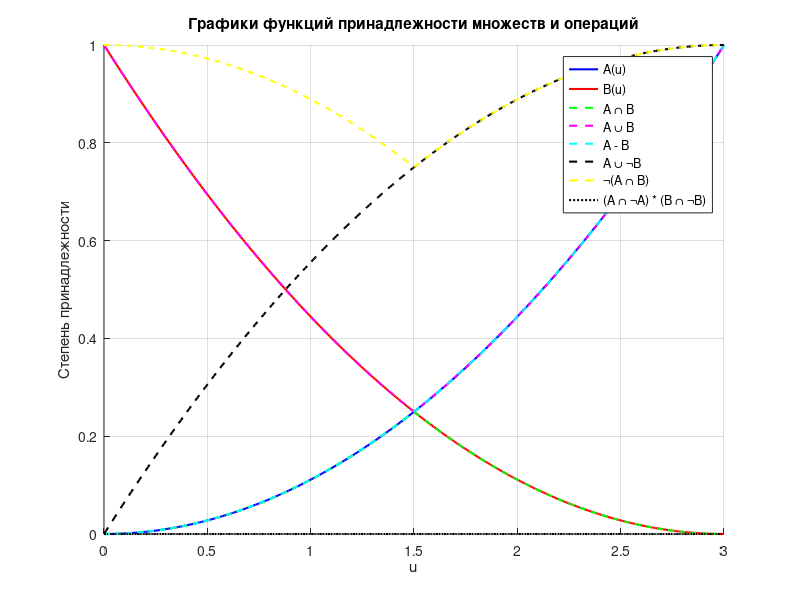

Write the MATLAB code that produced this figure.
% Определение диапазона значений
u = linspace(0, 3, 300); % от 0 до 3

% ФП для A
A_values = (u.^2) / 9;

% ФП для B
B_values = ((u - 3).^2) / 9;


intersection_AB_values = min(A_values, B_values);

union_AB_values = max(A_values, B_values);

neg_B_values = max(1 - B_values, 0);

% A ∩ ¬B
difference_AB_values = min(A_values, neg_B_values); % Убедимся в неотрицательности

% A ∪ ¬B
union_A_negB_values = max(A_values, neg_B_values);

% ¬(A ∩ B)
neg_intersection_AB_values = 1 - intersection_AB_values;

% (A ∩ ¬A) * (B ∩ ¬B)
product_diff_A_B = zeros(size(A_values)); % Всегда = 0

% Построение графиков функций принадлежности
figure;
hold on;

% Графики для множеств A и B
plot(u, A_values, 'b', 'LineWidth', 1.5, 'DisplayName', 'A(u)');
plot(u, B_values, 'r', 'LineWidth', 1.5, 'DisplayName', 'B(u)');

% Графики для операций
plot(u, intersection_AB_values, 'g--', 'LineWidth', 1.5, 'DisplayName', 'A ∩ B');
plot(u, union_AB_values, 'm--', 'LineWidth', 1.5, 'DisplayName', 'A ∪ B');
plot(u, difference_AB_values, 'c--', 'LineWidth', 1.5, 'DisplayName', 'A - B');
plot(u, union_A_negB_values, 'k--', 'LineWidth', 1.5, 'DisplayName', 'A ∪ ¬B');
plot(u, neg_intersection_AB_values, 'y--', 'LineWidth', 1.5, 'DisplayName', '¬(A ∩ B)');
plot(u, product_diff_A_B,'k:', 'DisplayName', '(A ∩ ¬A) * (B ∩ ¬B)', 'LineWidth', 1.5); 

xlabel('u');
ylabel('Степень принадлежности');
title('Графики функций принадлежности множеств и операций');
legend show;
grid on;
hold off;